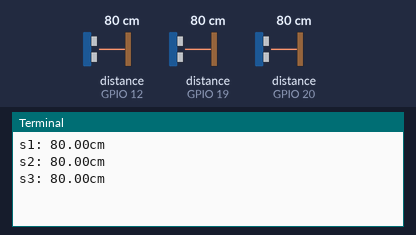
Bench run of a program on a simulated Raspberry Pi (BCM pin numbers). Shown: the last lines printed to the terminal. The test bench sets the inputs (shaded band); at power-on: distance to the obstacle (sensors on GPIO 12, GPIO 19, GPIO 20) 80 cm. The echo pulse lasts 58.3 µs per cm.

Above: at 1.2 s.
1.3 s: distance to the obstacle (sensor on GPIO 12) set to 2 cm
At 1.59 s:
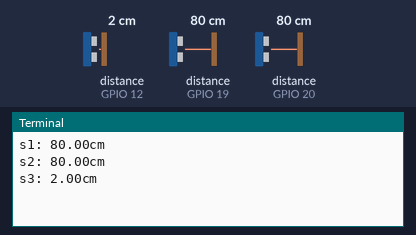
2.8 s: distance to the obstacle (sensor on GPIO 19) set to 2 cm
4.3 s: distance to the obstacle (sensor on GPIO 20) set to 2 cm
At 5.01 s:
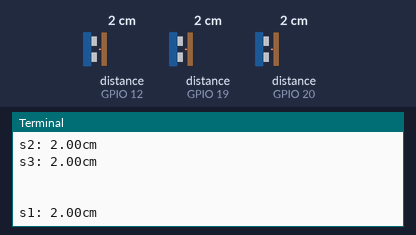
5.8 s: distance to the obstacle (sensor on GPIO 12) set to 4 cm
At 6.12 s:
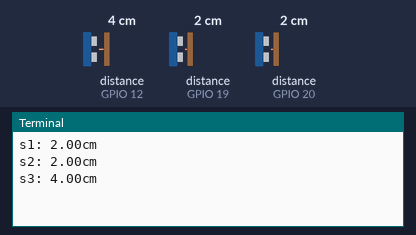
7.3 s: distance to the obstacle (sensor on GPIO 19) set to 4 cm
8.8 s: distance to the obstacle (sensor on GPIO 20) set to 4 cm
At 9.94 s:
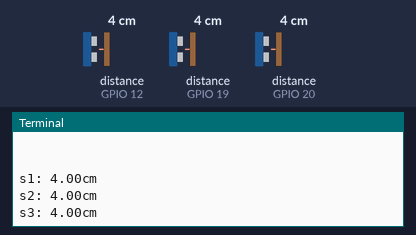
Timing chart, 0 to 11.3 s (numbered marks = the images above; inputs shaded):
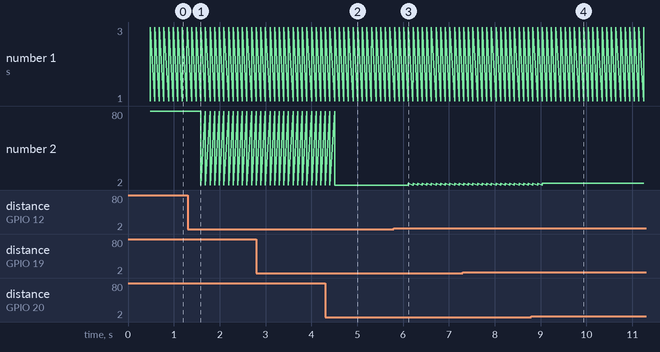

The program:

UltrasonicTest.py
```python
# Getting the libraries we need
from gpiozero import DistanceSensor
from time import sleep

# Initialize ultrasonic sensor
sensor1 = DistanceSensor(trigger=21, echo=20)
sensor2 = DistanceSensor(trigger=26, echo=19)
sensor3 = DistanceSensor(trigger=16, echo=12)
sensors = [sensor1,sensor2,sensor3]
while True:
	sleep(.1)
	# Get the distance in metres
	for x in range(len(sensors)):
		print(f"s{x+1}: {sensors[x].distance*100:.2f}cm")
	print('\n')
```

Measured:
- after the input at 1.3 s, the terminal: prints a new line after 0.29 s (image 1)
- after the input at 4.3 s, the terminal: prints a new line after 0.31 s (image 2)
- after the input at 5.8 s, the terminal: prints a new line after 0.32 s (image 3)
- after the input at 8.8 s, the terminal: prints a new line after 0.33 s (image 4)
- plotted number 2: 2 → 4 after the input at 5.8 s
